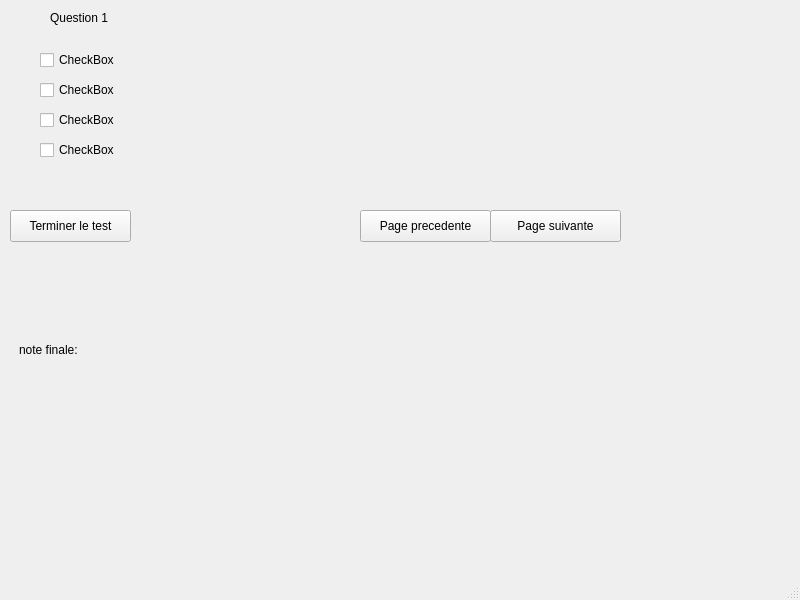
<?xml version="1.0" encoding="UTF-8"?>
<ui version="4.0">
 <class>MainWindow</class>
 <widget class="QMainWindow" name="MainWindow">
  <property name="geometry">
   <rect>
    <x>0</x>
    <y>0</y>
    <width>800</width>
    <height>600</height>
   </rect>
  </property>
  <property name="windowTitle">
   <string>MainWindow</string>
  </property>
  <widget class="QWidget" name="centralwidget">
   <widget class="QLabel" name="question">
    <property name="geometry">
     <rect>
      <x>50</x>
      <y>10</y>
      <width>621</width>
      <height>16</height>
     </rect>
    </property>
    <property name="text">
     <string>Question 1</string>
    </property>
   </widget>
   <widget class="QCheckBox" name="choix1">
    <property name="geometry">
     <rect>
      <x>40</x>
      <y>50</y>
      <width>631</width>
      <height>20</height>
     </rect>
    </property>
    <property name="text">
     <string>CheckBox</string>
    </property>
   </widget>
   <widget class="QCheckBox" name="choix4">
    <property name="geometry">
     <rect>
      <x>40</x>
      <y>140</y>
      <width>631</width>
      <height>20</height>
     </rect>
    </property>
    <property name="text">
     <string>CheckBox</string>
    </property>
   </widget>
   <widget class="QCheckBox" name="choix3">
    <property name="geometry">
     <rect>
      <x>40</x>
      <y>110</y>
      <width>631</width>
      <height>20</height>
     </rect>
    </property>
    <property name="text">
     <string>CheckBox</string>
    </property>
   </widget>
   <widget class="QCheckBox" name="choix2">
    <property name="geometry">
     <rect>
      <x>40</x>
      <y>80</y>
      <width>631</width>
      <height>20</height>
     </rect>
    </property>
    <property name="text">
     <string>CheckBox</string>
    </property>
   </widget>
   <widget class="QPushButton" name="NextPage">
    <property name="geometry">
     <rect>
      <x>490</x>
      <y>210</y>
      <width>131</width>
      <height>32</height>
     </rect>
    </property>
    <property name="text">
     <string>Page suivante</string>
    </property>
   </widget>
   <widget class="QPushButton" name="PrevPage">
    <property name="geometry">
     <rect>
      <x>360</x>
      <y>210</y>
      <width>131</width>
      <height>32</height>
     </rect>
    </property>
    <property name="text">
     <string>Page precedente</string>
    </property>
   </widget>
   <widget class="QPushButton" name="Terminer">
    <property name="geometry">
     <rect>
      <x>10</x>
      <y>210</y>
      <width>121</width>
      <height>32</height>
     </rect>
    </property>
    <property name="text">
     <string>Terminer le test</string>
    </property>
   </widget>
   <widget class="QLabel" name="note">
    <property name="geometry">
     <rect>
      <x>110</x>
      <y>340</y>
      <width>71</width>
      <height>20</height>
     </rect>
    </property>
    <property name="text">
     <string/>
    </property>
   </widget>
   <widget class="QLabel" name="label">
    <property name="geometry">
     <rect>
      <x>19</x>
      <y>340</y>
      <width>71</width>
      <height>20</height>
     </rect>
    </property>
    <property name="text">
     <string>note finale:</string>
    </property>
   </widget>
  </widget>
  <widget class="QMenuBar" name="menubar">
   <property name="geometry">
    <rect>
     <x>0</x>
     <y>0</y>
     <width>800</width>
     <height>22</height>
    </rect>
   </property>
  </widget>
  <widget class="QStatusBar" name="statusbar"/>
 </widget>
 <resources/>
 <connections/>
</ui>
